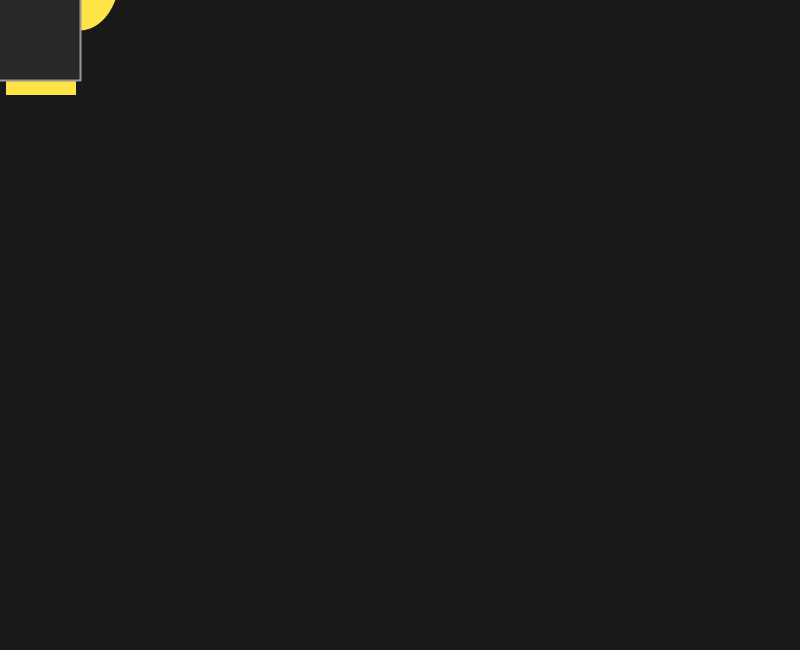
Frame 1 (no input)
Frame 60 (the mouse pressed at the canvas centre just before this capture): identical to frame 1, image omitted
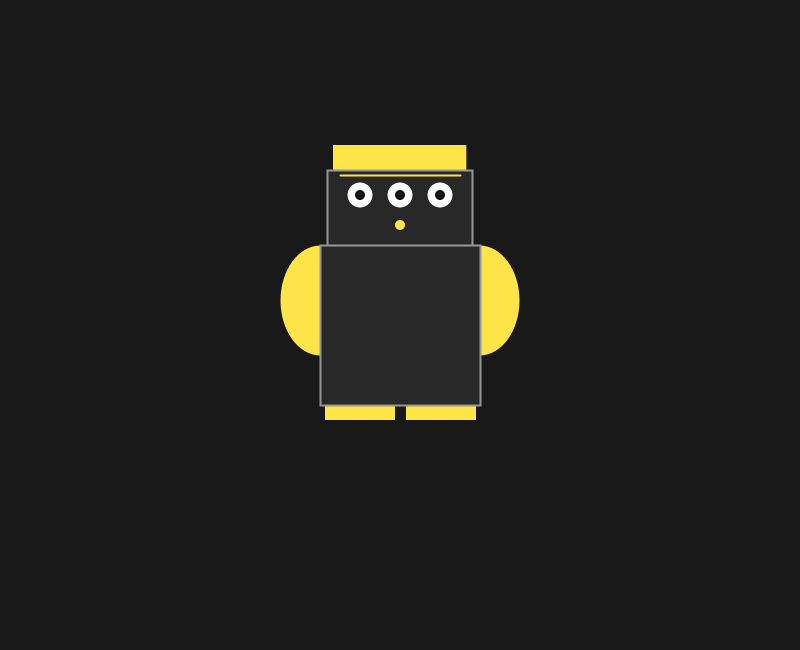
Frame 120 (the mouse held since frame 60 and released just before this capture)

The Processing sketch that drew these frames (run headless with seeded random() and noise(); from frame 60 on, the mouse is pressed at the canvas centre):

// Processing sketch: character
// ── character.pde
void setup() {
  size(800, 650);
  cursor(CROSS);
}
void draw() {
  background(25);
  
  int body = 160;
  int handHeight = 110;
  int handWidth = 80;
  float handY= 24.5;
  float handX= 79.5;
  int footSize = 70;
  int footY = 25;
  int eyeball = 25;
  int eye = 10;
  
  
  noStroke();
  fill(#ffe448);
  //hands
  ellipse(mouseX-handX,mouseY-handY, handWidth, handHeight);
  ellipse(mouseX+handX,mouseY-handY, handWidth, handHeight);
  //foot
  rect(mouseX-75, mouseY+footY, footSize, footSize);
  rect(mouseX+6, mouseY+footY, footSize, footSize);
  //hair
  rect(mouseX-67, mouseY-180, body/1.2, body/2);
  //
  stroke(150);
  strokeWeight(2);
  fill(40);
  //face
  rect(mouseX-73, mouseY-155, body/1.1, body/2);
  //body
  rect(mouseX-body/2, mouseY-body/2, body, body);
  //
  noStroke();
  fill(255);
  //eyes
  ellipse(mouseX, mouseY-130, eyeball, eyeball);
  ellipse(mouseX-40, mouseY-130, eyeball, eyeball);
  ellipse(mouseX+40, mouseY-130, eyeball, eyeball);
  noStroke();
  fill(20);
  //eyes
  ellipse(mouseX, mouseY-130, eye, eye);
  ellipse(mouseX-40, mouseY-130, eye, eye);
  ellipse(mouseX+40, mouseY-130, eye, eye);
  //
  stroke(#ffe448);
  strokeWeight(2);
  strokeCap(ROUND);
  //brow
  line(mouseX-60, mouseY-150, mouseX+60, mouseY-150);
  //
  noStroke();
  fill(#ffe448);
  //mouth
  ellipse(mouseX, mouseY-100, eye, eye);
  
}
